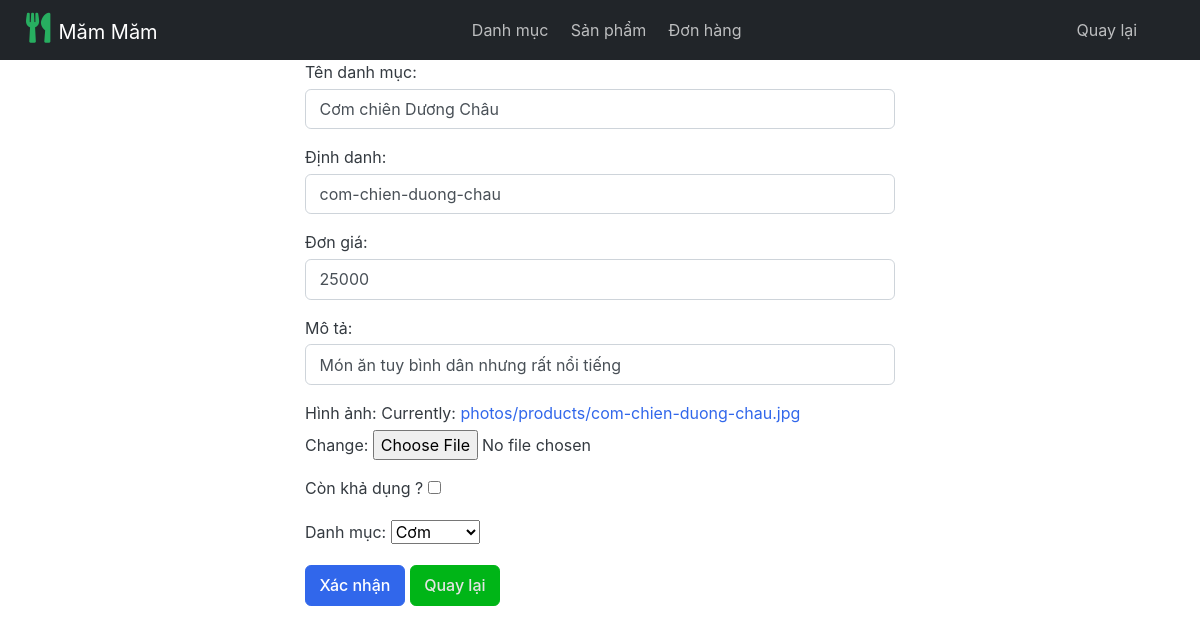
The app's page /dashboard/product/1/update with its own data.
### product/models.py (models this page shows, shortened)
class Product(models.Model):
    name = models.CharField(max_length=100, unique=True)
    slug = models.SlugField(max_length=50, unique=True, allow_unicode=True)
    price = models.IntegerField()
    description = models.TextField(max_length=500, blank=True)
    image = models.ImageField(upload_to='photos/products')
    is_available = models.BooleanField(default=True)
    created_date = models.DateTimeField(auto_now_add=True)
    modified_date = models.DateTimeField(auto_now=True)
    category = models.ForeignKey(Category, on_delete=models.CASCADE)
    class Meta:
        verbose_name = "product"
        verbose_name_plural = "products"

### category/models.py (models this page shows, shortened)
class Category(models.Model):
    name = models.CharField(max_length=100, unique=True)
    slug = models.SlugField(max_length=50, unique=True, allow_unicode=True)
    description = models.CharField(max_length=500, blank=True)
    class Meta:
        verbose_name = "category"
        verbose_name_plural = "categories"
    def __str__(self):
        return self.name

### dashboard/views.py (the view)
# urls.py: path("product/<int:id>/update", views.UpdateProduct, name="UpdateProduct"),
def UpdateProduct(request, id):
    product = get_object_or_404(Product, id=id)
    form = ProductForm(data=request.POST or None, files=request.FILES or None, instance=product)
    if request.method == "POST":
        if form.is_valid():
            form.save()
            return redirect("/dashboard/product")
    return render(request, "dashboard/product/create-update.html", context={"form": form})

### cart/context_processors.py (called while the page is built)
def cart_count(request):
    cart_count_badge = 0
    if "admin" in request.path:
        return {}
    else:
        try:
            cart = Cart.objects.filter(cart_id=cart_id_from_session(request))
            if request.user.is_authenticated:
                cart_items = CartItem.objects.all().filter(user=request.user)
            else:
                cart_items = CartItem.objects.all().filter(cart=cart[:1])
            cart_count_badge = cart_items.count()
        except Cart.DoesNotExist:
            cart_count_badge = 0
    return dict(cart_count_badge=cart_count_badge)

### cart/views.py (called while the page is built)
def cart_id_from_session(request):
    cart_id = request.session.session_key
    if not cart_id:
        cart_id = request.session.create()
    return cart_id

### category/context_processors.py (called while the page is built)
def header_menu_links(request):
    links = Category.objects.all()
    return dict(links=links)

### templates/dashboard/product/create-update.html (shortened to what this page needs)
{% extends 'dashboard-base.html' %}
{% block content %}
<form class="form" method="POST" enctype="multipart/form-data" style="margin: auto;width:50%">
    {{form.as_p}}
    <input type="submit" class="btn btn-primary" value="Xác nhận">
    <a href="/dashboard/product" class="text-light btn btn-success">Quay lại</a>
</form>
{% endblock %}

### records on screen
Product: name "Cơm chiên Dương Châu", slug "com-chien-duong-chau", price "25000", description "Món ăn tuy bình dân nhưng rất nổi tiếng", category "Cơm"
